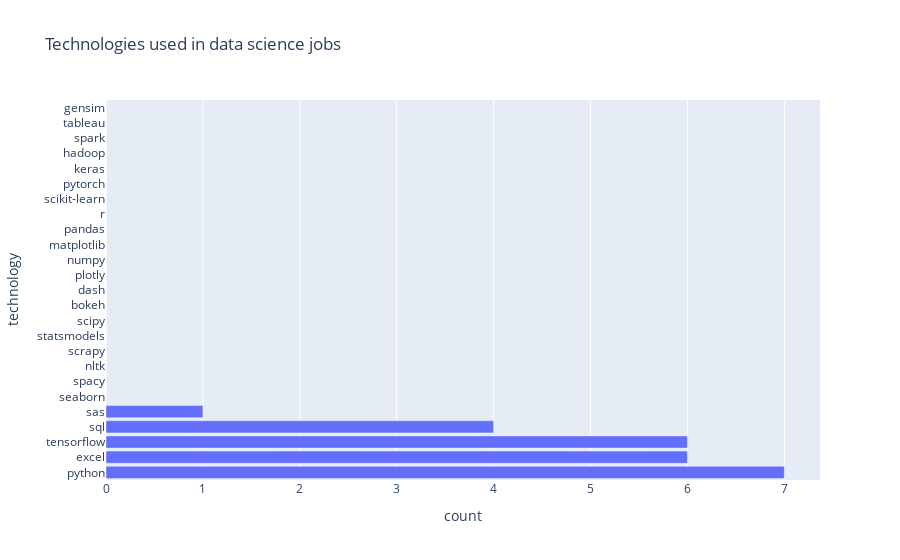

Notebook source saved alongside this figure:
### Code cell
fig = px.bar(df, y="technology", x="count", title="Technologies used in data science jobs")
fig.show()

### Figure 1 — Plotly figure (JSON) as saved in the notebook; plotly's stock layout.template omitted (floating-point values rounded to 4 significant figures)
{"data": [{"alignmentgroup": "True", "hovertemplate": "count=%{x}<br>technology=%{y}<extra></extra>", "legendgroup": "", "marker": {"color": "#636efa", "pattern": {"shape": ""}}, "name": "", "offsetgroup": "", "orientation": "h", "showlegend": false, "textposition": "auto", "type": "bar", "x": [7, 6, 6, 4, 1, 0, 0, 0, 0, 0, 0, 0, 0, 0, 0, 0, 0, 0, 0, 0, 0, 0, 0, 0, 0], "xaxis": "x", "y": ["python", "excel", "tensorflow", "sql", "sas", "seaborn", "spacy", "nltk", "scrapy", "statsmodels", "scipy", "bokeh", "dash", "plotly", "numpy", "matplotlib", "pandas", "r", "scikit-learn", "pytorch", "keras", "hadoop", "spark", "tableau", "gensim"], "yaxis": "y"}], "layout": {"barmode": "relative", "legend": {"tracegroupgap": 0}, "title": {"text": "Technologies used in data science jobs"}, "xaxis": {"anchor": "y", "domain": [0, 1], "title": {"text": "count"}}, "yaxis": {"anchor": "x", "domain": [0, 1], "title": {"text": "technology"}}}}
